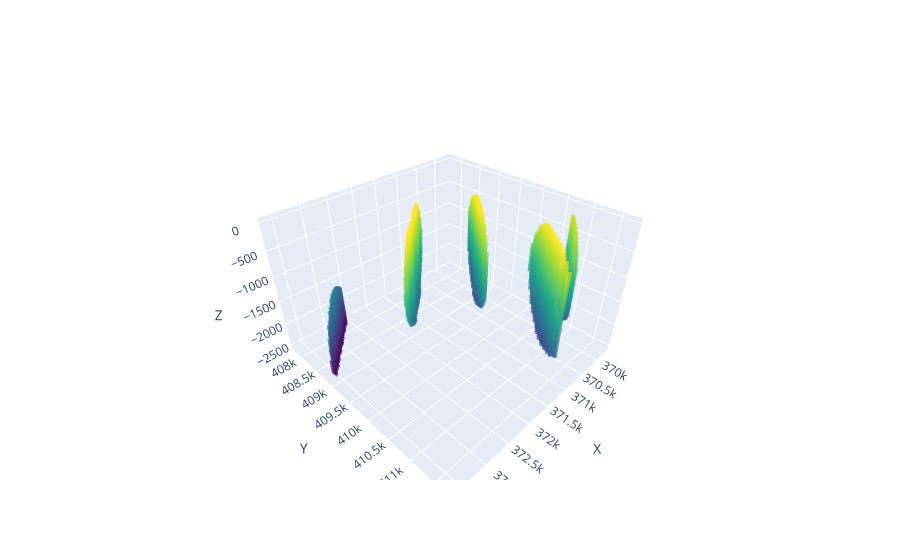

Notebook source saved alongside this figure:
### Code cell
import plotly.graph_objects as go

# extraer voxels activos
ix, iy, iz = np.where(mask)

fig = go.Figure(data=[
    go.Scatter3d(
        x=x[ix],
        y=y[iy],
        z=z[iz],
        mode='markers',
        marker=dict(
            size=2,
            color=z[iz],
            colorscale='Viridis',
            opacity=0.6
        )
    )
])

fig.update_layout(
    scene=dict(
        xaxis_title='X',
        yaxis_title='Y',
        zaxis_title='Z',
        aspectmode='data'
    )
)

fig.show()

### Figure 1 — Plotly figure (JSON) as saved in the notebook; plotly's stock layout.template omitted (floating-point values rounded to 4 significant figures; data arrays with more than 128 entries replaced by an {"elided": "..."} marker saying what was removed)
{"data": [{"marker": {"color": {"elided": "7425 float values"}, "colorscale": [[0, "#440154"], [0.1111, "#482878"], [0.2222, "#3e4989"], [0.3333, "#31688e"], [0.4444, "#26828e"], [0.5556, "#1f9e89"], [0.6667, "#35b779"], [0.7778, "#6ece58"], [0.8889, "#b5de2b"], [1, "#fde725"]], "opacity": 0.6, "size": 2}, "mode": "markers", "type": "scatter3d", "x": {"elided": "7425 float values"}, "y": {"elided": "7425 float values"}, "z": {"elided": "7425 float values"}}], "layout": {"scene": {"aspectmode": "data", "xaxis": {"title": {"text": "X"}}, "yaxis": {"title": {"text": "Y"}}, "zaxis": {"title": {"text": "Z"}}}}}
